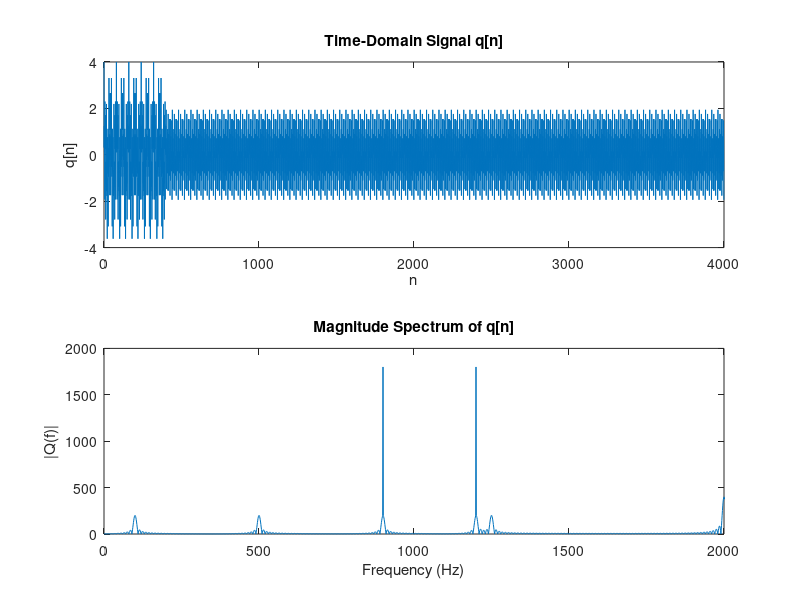

MATLAB code for this plot:
% Sampling setup
fs = 4000;          % Sampling frequency
n_x = 0:399;        % 400 samples for x[n]
n_p = 0:3599;       % 3600 samples for p[n]

% x[n]: same as in Q1
x = cos(2*pi*100*n_x/fs) + cos(2*pi*500*n_x/fs) + ...
    cos(2*pi*2000*n_x/fs) + cos(2*pi*2750*n_x/fs);

% p[n]: two sinusoids at 900 Hz and 1200 Hz
p = sin(2*pi*900*n_p/fs) + sin(2*pi*1200*n_p/fs);

% Construct q[n]: x followed by p
q = [x, p];                 % 4000 samples total
n_q = 0:length(q)-1;

% Plot time domain
figure;
subplot(2,1,1);
plot(n_q, q);
xlabel('n'); ylabel('q[n]');
title('Time-Domain Signal q[n]');

% Frequency domain
Q = abs(fft(q));
f = (0:length(q)-1)*fs/length(q);
subplot(2,1,2);
plot(f, Q);
xlabel('Frequency (Hz)'); ylabel('|Q(f)|');
title('Magnitude Spectrum of q[n]');
xlim([0 fs/2]);  % Plot up to Nyquist

